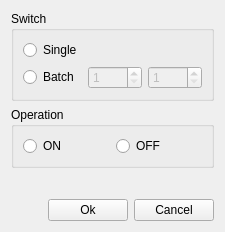
<?xml version="1.0" encoding="UTF-8"?>
<ui version="4.0">
 <class>ControlSwitchesDialog</class>
 <widget class="QWidget" name="ControlSwitchesDialog">
  <property name="windowModality">
   <enum>Qt::ApplicationModal</enum>
  </property>
  <property name="geometry">
   <rect>
    <x>0</x>
    <y>0</y>
    <width>210</width>
    <height>232</height>
   </rect>
  </property>
  <property name="windowTitle">
   <string>Control Switches</string>
  </property>
  <layout class="QGridLayout" name="gridLayout_3">
   <item row="0" column="0">
    <widget class="QGroupBox" name="groupBox">
     <property name="title">
      <string>Switch</string>
     </property>
     <layout class="QGridLayout" name="gridLayout_2">
      <item row="0" column="0">
       <widget class="QRadioButton" name="radio_single">
        <property name="text">
         <string>Single</string>
        </property>
       </widget>
      </item>
      <item row="1" column="0">
       <widget class="QRadioButton" name="radio_batch">
        <property name="text">
         <string>Batch</string>
        </property>
       </widget>
      </item>
      <item row="1" column="1">
       <widget class="QSpinBox" name="spin_from">
        <property name="enabled">
         <bool>false</bool>
        </property>
        <property name="minimum">
         <number>1</number>
        </property>
        <property name="maximum">
         <number>9999</number>
        </property>
       </widget>
      </item>
      <item row="1" column="2">
       <widget class="QSpinBox" name="spin_to">
        <property name="enabled">
         <bool>false</bool>
        </property>
        <property name="minimum">
         <number>1</number>
        </property>
        <property name="maximum">
         <number>9999</number>
        </property>
       </widget>
      </item>
      <item row="0" column="1" colspan="2">
       <widget class="SwitchVariableWidget" name="widget_switch" native="true">
        <property name="enabled">
         <bool>false</bool>
        </property>
       </widget>
      </item>
     </layout>
    </widget>
   </item>
   <item row="3" column="0">
    <layout class="QHBoxLayout" name="horizontalLayout">
     <item>
      <spacer name="horizontalSpacer">
       <property name="orientation">
        <enum>Qt::Horizontal</enum>
       </property>
       <property name="sizeHint" stdset="0">
        <size>
         <width>40</width>
         <height>20</height>
        </size>
       </property>
      </spacer>
     </item>
     <item>
      <widget class="QPushButton" name="button_ok">
       <property name="text">
        <string>Ok</string>
       </property>
      </widget>
     </item>
     <item>
      <widget class="QPushButton" name="button_cancel">
       <property name="text">
        <string>Cancel</string>
       </property>
      </widget>
     </item>
    </layout>
   </item>
   <item row="1" column="0">
    <widget class="QGroupBox" name="groupBox_2">
     <property name="title">
      <string>Operation</string>
     </property>
     <layout class="QGridLayout" name="gridLayout">
      <item row="0" column="0">
       <widget class="QRadioButton" name="radio_on">
        <property name="text">
         <string>ON</string>
        </property>
       </widget>
      </item>
      <item row="0" column="1">
       <widget class="QRadioButton" name="radio_off">
        <property name="text">
         <string>OFF</string>
        </property>
       </widget>
      </item>
     </layout>
    </widget>
   </item>
   <item row="2" column="0">
    <spacer name="verticalSpacer">
     <property name="orientation">
      <enum>Qt::Vertical</enum>
     </property>
     <property name="sizeHint" stdset="0">
      <size>
       <width>20</width>
       <height>40</height>
      </size>
     </property>
    </spacer>
   </item>
  </layout>
 </widget>
 <customwidgets>
  <customwidget>
   <class>SwitchVariableWidget</class>
   <extends>QWidget</extends>
   <header>dialogs/switchvariablewidget.h</header>
   <container>1</container>
  </customwidget>
 </customwidgets>
 <resources/>
 <connections>
  <connection>
   <sender>radio_single</sender>
   <signal>toggled(bool)</signal>
   <receiver>widget_switch</receiver>
   <slot>setEnabled(bool)</slot>
   <hints>
    <hint type="sourcelabel">
     <x>53</x>
     <y>51</y>
    </hint>
    <hint type="destinationlabel">
     <x>99</x>
     <y>55</y>
    </hint>
   </hints>
  </connection>
  <connection>
   <sender>radio_batch</sender>
   <signal>toggled(bool)</signal>
   <receiver>spin_from</receiver>
   <slot>setEnabled(bool)</slot>
   <hints>
    <hint type="sourcelabel">
     <x>66</x>
     <y>75</y>
    </hint>
    <hint type="destinationlabel">
     <x>94</x>
     <y>87</y>
    </hint>
   </hints>
  </connection>
  <connection>
   <sender>radio_batch</sender>
   <signal>toggled(bool)</signal>
   <receiver>spin_to</receiver>
   <slot>setEnabled(bool)</slot>
   <hints>
    <hint type="sourcelabel">
     <x>38</x>
     <y>87</y>
    </hint>
    <hint type="destinationlabel">
     <x>173</x>
     <y>91</y>
    </hint>
   </hints>
  </connection>
 </connections>
</ui>
